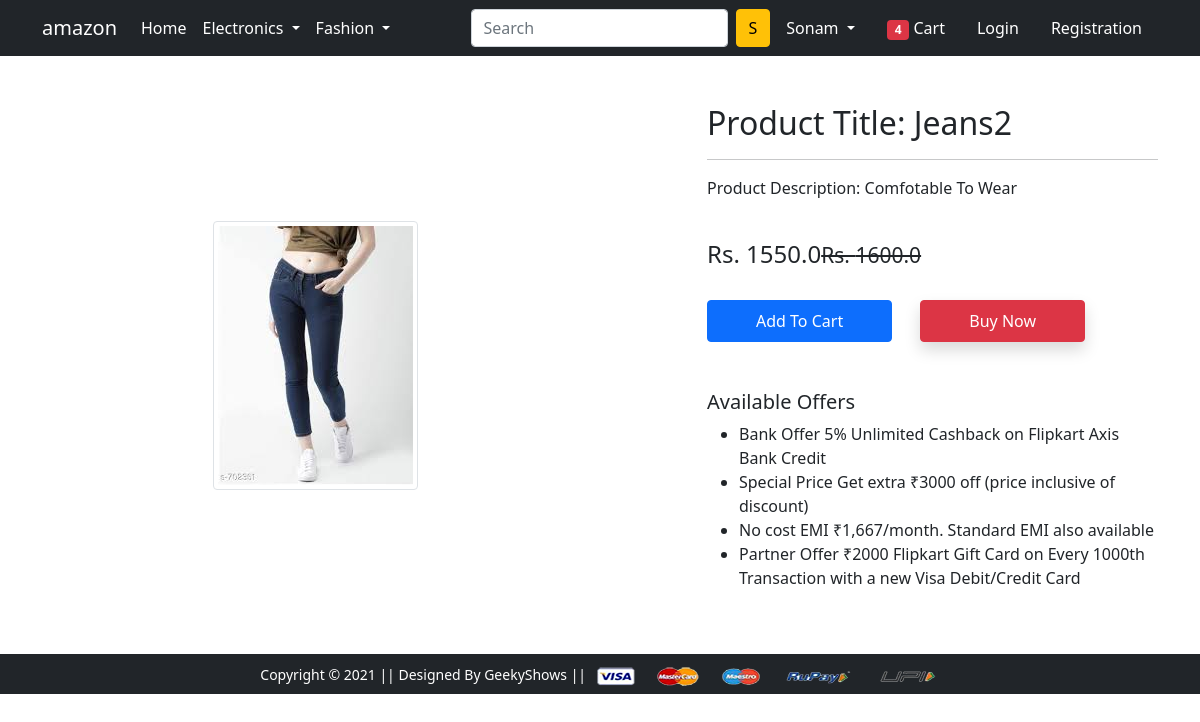
The app's page /product-detail/10 with its own data.
### app/models.py (models this page shows, shortened)
class Product(models.Model):
    title = models.CharField(max_length=100)
    selling_price=models.FloatField()
    discounted_price=models.FloatField()
    description=models.TextField()
    brand = models.CharField(max_length=200)
    category = models.CharField(choices = CATEGORY_CHOICES,max_length=2)
    product_image = models.ImageField(upload_to='producting')

### app/views.py (the view)
class ProductDetailView(View):
    def get(self, request, pk):
        product = Product.objects.get(pk=pk)
        item_already_in_cart = False
        if request.user.is_authenticated:
            item_already_in_cart = Cart.objects.filter(
                Q(product=product.id) & Q(user=request.user)).exists()
            return render(request, 'app/productdetail.html', {'product': product, 'item_already_in_cart': item_already_in_cart})
        else:
            return render(request, 'app/productdetail.html', {'product': product, 'item_already_in_cart': item_already_in_cart})

### app/templates/app/productdetail.html (shortened to what this page needs)
{% extends 'app/base.html' %}
{% load static %}
{% block main-content %}
<div class="container my-5">
 <div class="row">
  <div class="col-sm-6 text-center align-self-center">
   <img src="{{product.product_image.url}}" alt="" class="img-fluid img-thumbnail">
  </div>
  <div class="col-sm-5 offset-sm-1">
   <h2>Product Title: {{product.title}}</h2>
   <hr>
   <p>Product Description: {{product.description}}</p> <br>
   <h4>Rs. {{product.discounted_price}}<small class="fw-light text-decoration-line-through">Rs. {{product.selling_price}}</small></h4> <br>
   {% if not request.user.is_authenticated %}
    <form action="/add-to-cart" class="d-inline">
    <button type="submit" class="btn btn-primary shodow px-5 py-2">Add To Cart</button>
    </form>
   {% endif %}
   <a href="{% url 'checkout' %}" class="btn btn-danger shadow px-5 py-2 ms-4">Buy Now</a>
   <h5 class="mt-5">Available Offers</h5>
   <ul>
    <li>Bank Offer 5% Unlimited Cashback on Flipkart Axis Bank Credit</li>
    <li>Special Price Get extra ₹3000 off (price inclusive of discount)</li>
    <li>No cost EMI ₹1,667/month. Standard EMI also available</li>
    <li>Partner Offer ₹2000 Flipkart Gift Card on Every 1000th Transaction with a new Visa Debit/Credit Card</li>
   </ul>
  </div>
 </div>
</div>
{% endblock main-content %}

### records on screen
Product: product_image (picture), title "Jeans2", description "Comfotable To Wear", discounted_price "1550.0", selling_price "1600.0"
